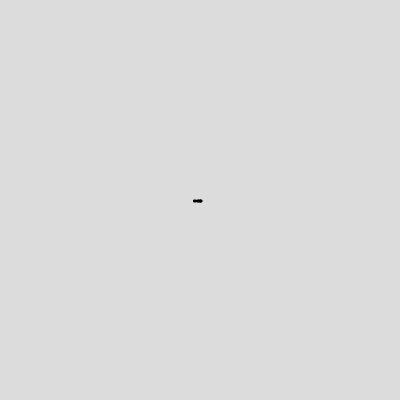
Frame 1 (no input)
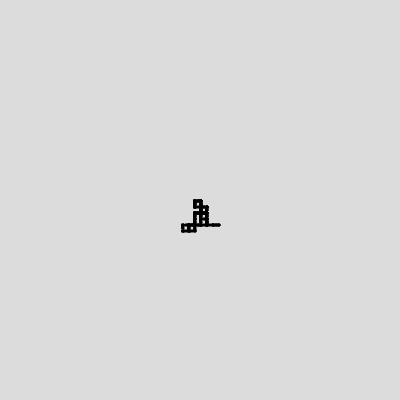
Frame 60 (no input)
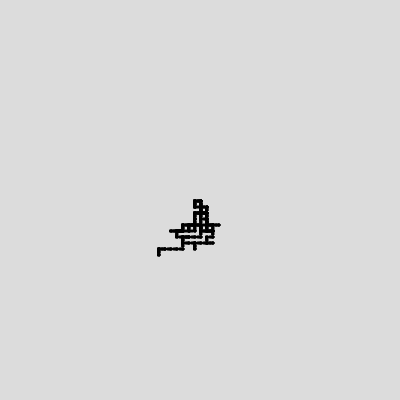
Frame 120 (the mouse pressed at the canvas centre since frame 60)

The p5.js sketch that drew these frames (run headless with seeded random() and noise() and a simulated clock; from frame 60 on, the mouse is pressed at the canvas centre):

// p5.js sketch
// ── sketch.js
//random lattice walk
let x;
let y;
let d = 4;
let dir;
let s = 2;

function setup() {
  createCanvas(400, 400);
  background(220);
  
  fill(0);
  x = width/2;
  y = height/2;
}

function draw() {
  //1/4 chance to move up/down/left/right, leave trail
  dir = floor(random(1, 5));
  
  // x = constrain(x, 0, width);
  // y = constrain(y, 0, height);

  for(i=0; i<d; i++){
    if(dir == 1){
      x+=i;
    }
    if(dir == 2){
      y+=i;
    }
    if(dir == 3){
      x-=i;
    }
    if(dir == 4){
      y-=i;
    }
    square(x, y, s);
  }
}
